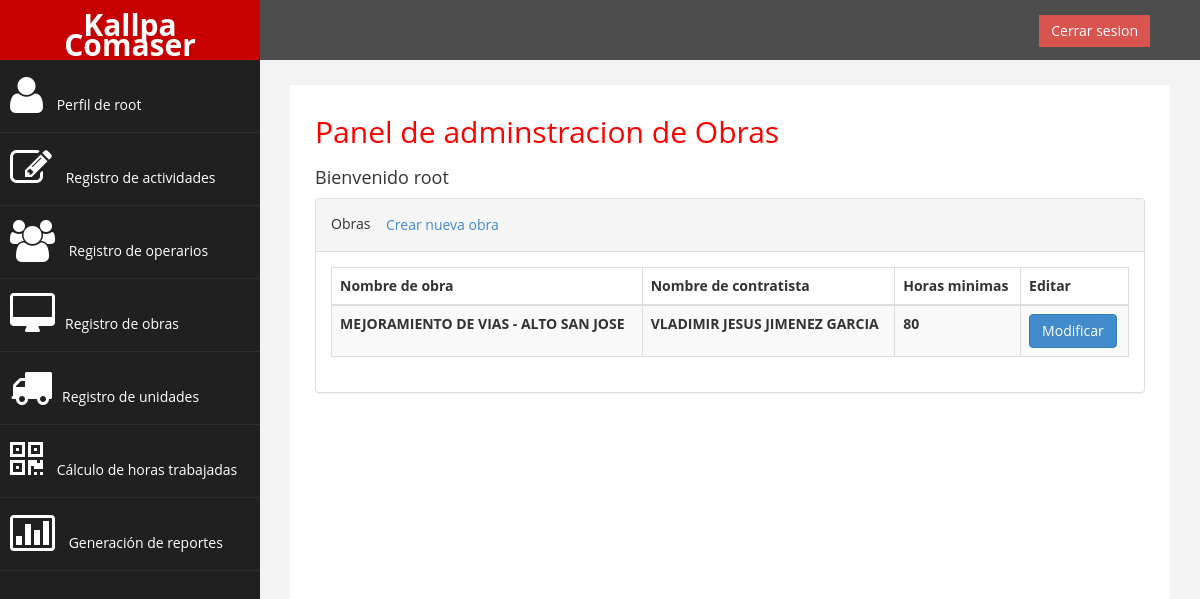
The app's page /listar_obras/ (signed in), older data.
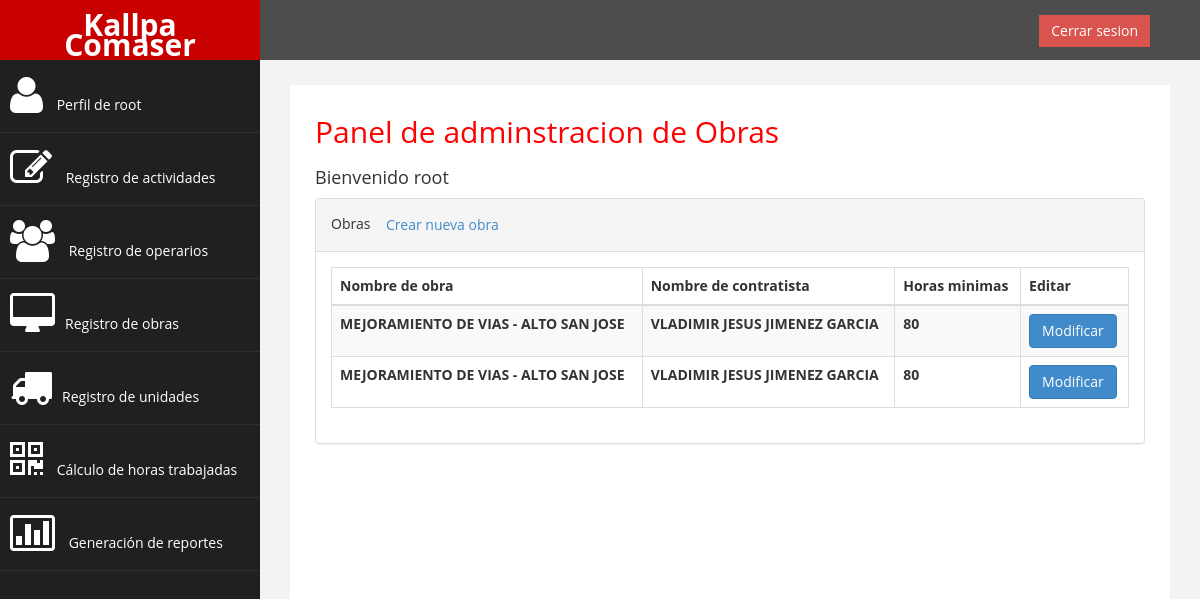
The same page, newer data.
### sistemaLogeo/models.py (models this page shows, shortened)
class OBRA(models.Model):
    CodObra = models.AutoField(primary_key=True)
    NomObra = models.CharField(max_length=60)
    NomCon = models.CharField(max_length=60)
    HorMin = models.IntegerField(null=False)

### sistemaLogeo/views.py (the view)
# urls.py: path('listar_obras/', listar_obras, name='listar_obras'),
@login_required
@user_passes_test(permisoElevados, login_url='/')
def listar_obras(request):
    obras = OBRA.objects.all()
    return render(request, 'obra/listar_obras.html', {'obras': obras})

### sistemaLogeo/views.py (called while the page is built)
def permisoElevados(user):
    return user.is_staff or user.is_superuser

### sistemaLogeo/templates/obra/listar_obras.html (shortened to what this page needs)
{% extends "base.html" %}
{% block content %}
<div class="col-md-12">
    <h2>Panel de adminstracion de Obras</h2>
    <h4>Bienvenido {{ user.username }} </h4>
</div>
<div class="col-md-12 col-sm-12 col-xs-12">
    <div class="panel panel-default">
        <div class="panel-heading">
            Obras
            <a href="{% url 'crear_obra'%}" class="btn square-btn-adjust">Crear nueva obra</a>
        </div>
        <div class="panel-body">
            <div class="table-responsive">
                <table class="table table-striped table-bordered table-hover">
                    <thead>
                        <tr>
                            <th>Nombre de obra</th>
                            <th>Nombre de contratista</th>
                            <th>Horas minimas </th>
                            <th>Editar</th>
                        </tr>
                    </thead>
                    <tbody>
                        {% for obra in obras %}
                        <tr>
                            <th>{{ obra.NomObra }}</th>
                            <th>{{ obra.NomCon }}</th>
                            <th>{{ obra.HorMin }}</th>
                            <th><a href="{% url 'modificar_obra' obra.CodObra %}" class="btn btn-primary">Modificar</a></th>
                        </tr>
                        {% endfor %}
                    </tbody>
                </table>
            </div>
        </div>
    </div>
</div>
{% endblock %}

Row changes from the older to the newer data that the page shows:
added OBRA: NomObra "MEJORAMIENTO DE VIAS - ALTO SAN JOSE", NomCon "VLADIMIR JESUS JIMENEZ GARCIA", HorMin "80"
